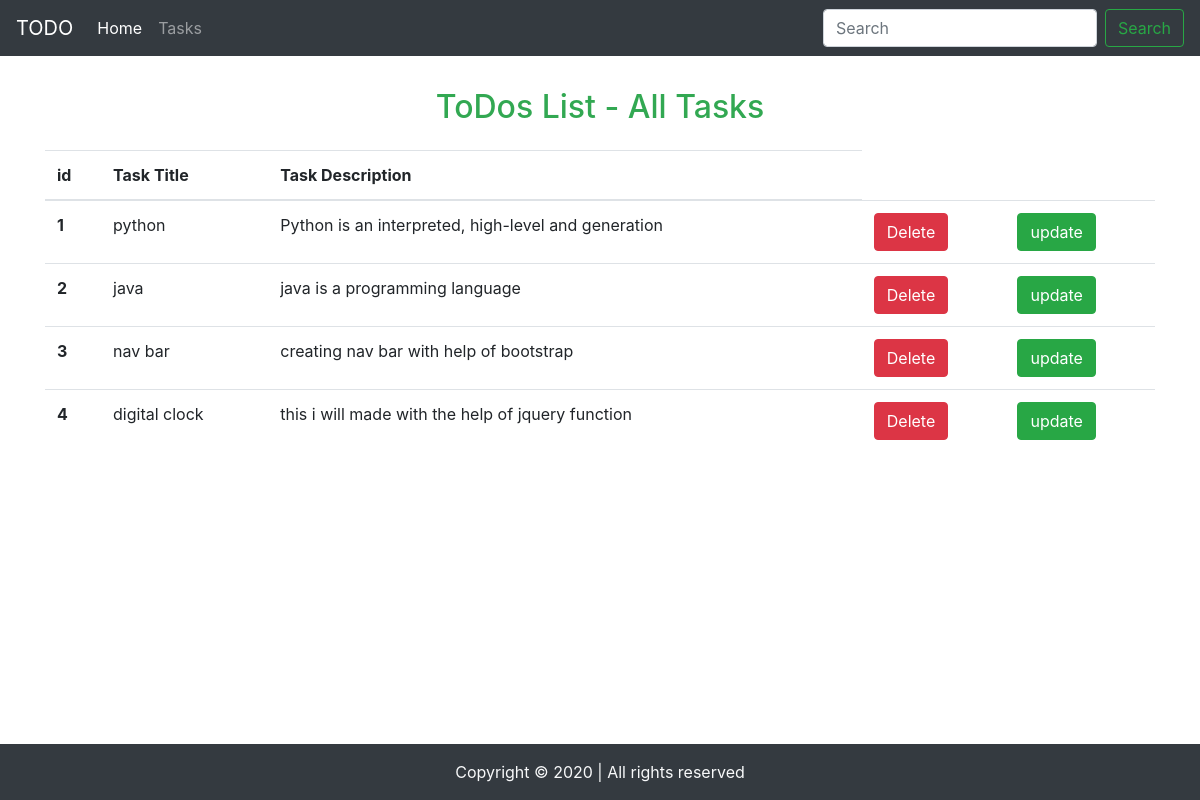
The page /tasks on the database its author committed.
### home/models.py (models this page shows, shortened)
class Task(models.Model):
    taskTitle = models.CharField(max_length=30)
    taskDesc = models.TextField()
    time = models.DateTimeField(auto_now_add=True)

### home/views.py (the view)
# urls.py: path('tasks', views.tasks, name='tasks'),
def tasks(request):
    allTasks = Task.objects.all()
    context= {'tasks':allTasks}
    return render(request,'tasks.html', context)

### template/tasks.html (shortened to what this page needs)
<!doctype html>
<html lang="en">
  <head>
    <link rel="stylesheet" href="https://stackpath.bootstrapcdn.com/bootstrap/4.5.2/css/bootstrap.min.css">
  </head>
  <body>
    <nav class="navbar navbar-expand-lg navbar-dark bg-dark">
        <a class="navbar-brand" href="/">TODO</a>
        <div class="collapse navbar-collapse" id="navbarSupportedContent">
          <ul class="navbar-nav mr-auto">
            <li class="nav-item active">
              <a class="nav-link" href="/">Home <span class="sr-only">(current)</span></a>
            </li>
            <li class="nav-item">
              <a class="nav-link" href="/tasks">Tasks</a>
            </li>
          </ul>
          <form method="GET" action="/search" class="form-inline my-2 my-lg-0" >
            <input class="form-control mr-sm-2" type="search" placeholder="Search" aria-label="Search" name="query" id="query">
            <button class="btn btn-outline-success my-2 my-sm-0" type="submit">Search</button>
          </form>
        </div>
      </nav>
      <div class="container my-3">
          <h2 class="text-center py-3" style="color:#32a852">ToDos List - All Tasks</h2>
          <table class="table">
            <thead>
              <tr>
                <th scope="col">id</th>
                <th scope="col">Task Title</th>
                <th scope="col">Task Description</th>
              </tr>
            </thead>
            <tbody>
            {% for task in tasks %}
              <tr>
                <th scope="row"> {{ forloop.counter }}</th>
                <td>{{task.taskTitle}}</td>
                <td>{{task.taskDesc}}</td>
                <td>
                <form action="{% url 'delete' task.id %}" method="POST">
                    <input type="submit" value="Delete" class="btn btn-danger">
                    </form>
                </td>
                  <td>
                    <a href="{% url 'update' task.id %}"><input type="submit" value="update" class="btn btn-success"></a>
                </td>
              </tr>
              {% endfor %}
            </tbody>
          </table>
      </div>
       <footer>
    <p class="text-center bg-dark text-light fixed-bottom my-0 py-3">
    Copyright &copy; 2020 | All rights reserved
    </footer>
  </body>
</html>

### rows shown on the page
Task: taskTitle "python", taskDesc "Python is an interpreted, high-level and generation"
Task: taskTitle "java", taskDesc "java is a programming language"
Task: taskTitle "nav bar", taskDesc "creating nav bar with help of bootstrap"
Task: taskTitle "digital clock", taskDesc "this i will made with the help of jquery function"
